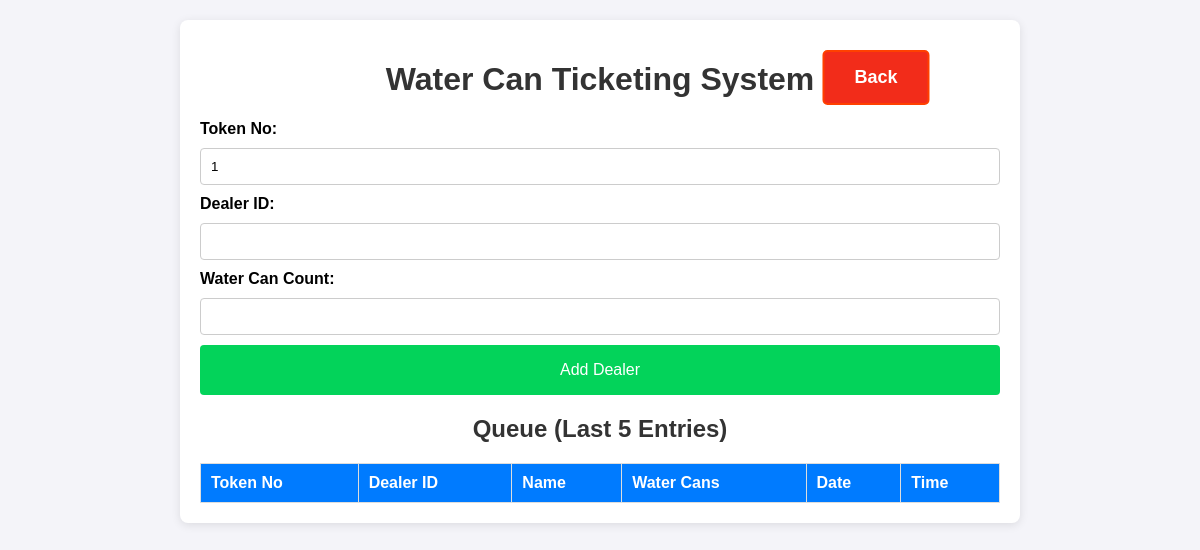
The page /data_entry on the database as committed earlier.
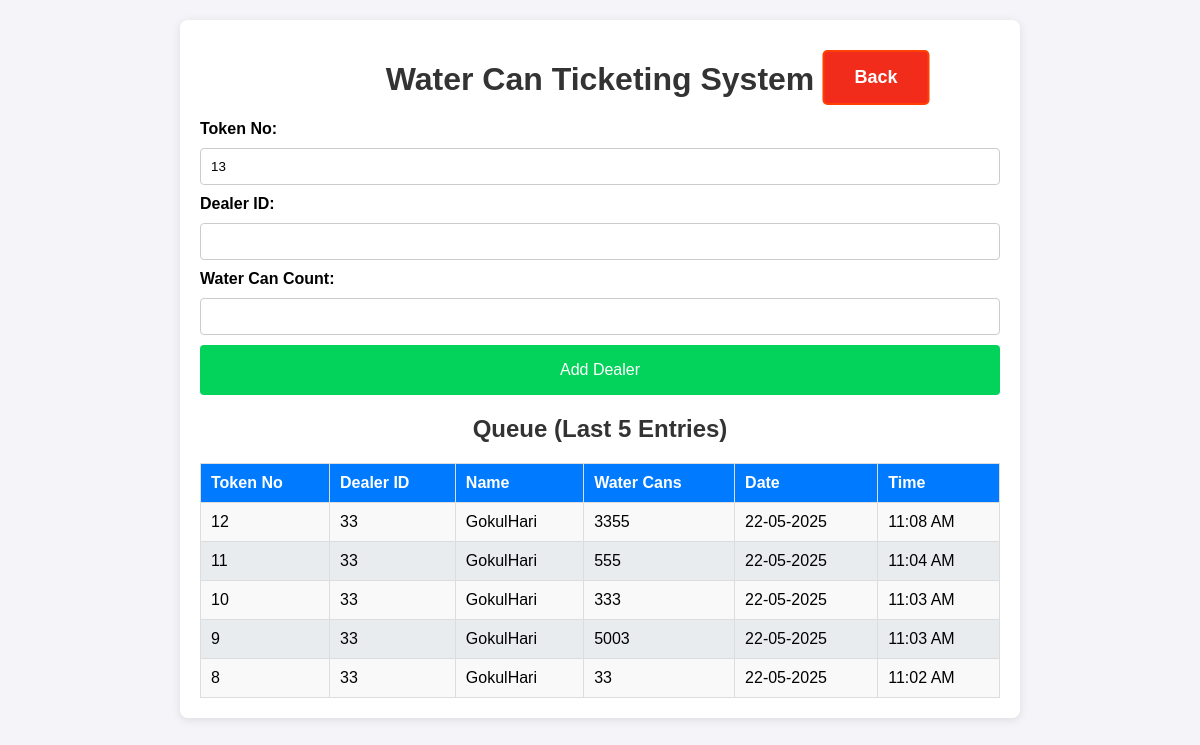
The same page on the database as committed later.
### app.py (models this page shows, shortened)
class Dealer_details(db.Model):
    id = db.Column(db.Integer, primary_key=True)
    dealer_id = db.Column(db.String(100), nullable=False, unique=True)
    name = db.Column(db.String(100), nullable=False)
    mobile = db.Column(db.String(15), nullable=False)
    address = db.Column(db.String(400), nullable=True)
    aadhaar_file = db.Column(db.String(400))  # Path to Aadhaar copy
    photo_file = db.Column(db.String(400))

class Dealer(db.Model):
    id = db.Column(db.Integer, primary_key=True)
    dealer_id = db.Column(db.String(100), nullable=False)
    water_can_count = db.Column(db.Integer, nullable=False)
    timestamp = db.Column(db.DateTime, default=datetime.now)
    token_id = db.Column(db.Integer, nullable=False)  # Daily resetting token ID
    @property
    def formatted_date(self):
        return self.timestamp.strftime("%d-%m-%Y")  # Format the date
    @property
    def formatted_time(self):
        return self.timestamp.strftime("%I:%M %p")  # Format the time in 12-hour format

### app.py (the view)
@app.route('/data_entry')
def data_entry(error_message=None):
    today = datetime.today().date()
    dealer_queue = db.session.query(Dealer, Dealer_details.name).outerjoin(Dealer_details, Dealer.dealer_id == Dealer_details.dealer_id).filter(func.date(Dealer.timestamp) == today).order_by(Dealer.timestamp.desc()).limit(5).all()
    token_no = get_next_token_id()
    return render_template('data_entry.html', queue=dealer_queue, token_no = token_no, error_message=error_message)

### app.py (called while the page is built)
def get_next_token_id():
    today = datetime.today().date()
    tokens_today = Dealer.query.with_entities(Dealer.token_id)\
        .filter(func.date(Dealer.timestamp) == today)\
        .order_by(Dealer.token_id.asc())\
        .all()
    token_ids = [token[0] for token in tokens_today]
    max_token_id = max(token_ids) if len(token_ids)>0 else 0
    for i in range(1, max_token_id + 2):
        if i not in token_ids:
            return i
    return 1

### templates/data_entry.html (shortened to what this page needs)
<!DOCTYPE html>
<html lang="en">
<head>
    <link rel="stylesheet" href="/static/styles.css">
</head>
<body>
    <div class="container">
        <h1>Water Can Ticketing System</h1>
        <form action="/add_dealer" method="POST" class="form">
            <label for="token_no">Token No:</label>
            <input type="text" id="token_no" name="token_no" value="{{token_no}}" required >
            <label for="dealer_id">Dealer ID:</label>
            <input type="text" id="dealer_id" name="dealer_id" required autofocus>
            <label for="water_can_count">Water Can Count:</label>
            <input type="number" id="water_can_count" name="water_can_count" required>
            <button type="submit" class="btn">Add Dealer</button>
        </form>
        <h2>Queue (Last 5 Entries)</h2>
        <table>
            <thead>
                <tr>
                    <th>Token No</th>
                    <th>Dealer ID</th>
                    <th>Name</th>
                    <th>Water Cans</th>
                    <th>Date</th>
                    <th>Time</th>
                </tr>
            </thead>
            <tbody>
                {% for dealer, dealer_name in queue %}
                <tr>
                    <td>{{ dealer.token_id }}</td>
                    <td>{{ dealer.dealer_id }}</td>
                    <td>{{ dealer_name }}</td>
                    <td>{{ dealer.water_can_count }}</td>
                    <td>{{ dealer.formatted_date }}</td>
                    <td>{{ dealer.formatted_time }}</td>
                </tr>
                {% endfor %}
            </tbody>
        </table>
    </div>
    <a href="/" class="back">Back</a>
</body>
</html>

### static/styles.css (style rules this page uses)
body { font-family: Arial, sans-serif; background-color: #f4f4f9; margin: 0; padding: 0; }
.container { max-width: 800px; margin: 20px auto; background: #fff; padding: 20px; border-radius: 8px; box-shadow: 0 2px 10px rgba(0, 0, 0, 0.1); }
h1, h2 { color: #333; text-align: center; }
.form { display: flex; flex-direction: column; gap: 10px; margin-bottom: 20px; }
.form label { font-weight: bold; }
.form input { padding: 10px; border: 1px solid #ccc; border-radius: 4px; }
.btn { background-color: #03d35a; color: #fff; border: none; padding: 10px; border-radius: 4px; cursor: pointer; font-size: medium; height: 50px; }
table { width: 100%; border-collapse: collapse; margin-top: 10px; }
h2 { text-align: center; margin-bottom: 20px; }
table th, table td { padding: 10px; border: 1px solid #ddd; text-align: left; }
table th { background-color: #007bff; color: white; }
table tbody tr:nth-child(odd) { background-color: #f9f9f9; }
table tbody tr:nth-child(even) { background-color: #e9ecef; }
a { display: inline-block; padding: 15px 30px; font-size: 18px; font-weight: bold; text-align: center; text-decoration: none; background-color: #007bff; color: white; border-radius: 5px; border: 2px solid #007bff; transition: all 0.3s ease; position: absolute; left: 50%; transform: translateX(-50%); transition: transform 0.2s, background-color 0.2s; }
.back { background-color: #f22c1a; border: 2px solid #ff4000; top: 50px; left: 73%; }

Rows that differ between the two databases and show on the page:
added Dealer_details: token_id "12", dealer_id "33", name "GokulHari", water_can_count "3355", formatted_date "22-05-2025", formatted_time "11:08 AM", token_id "11", water_can_count "555", formatted_time "11:04 AM", token_id "10", water_can_count "333", formatted_time "11:03 AM", token_id "9", water_can_count "5003", token_id "8", water_can_count "33", formatted_time "11:02 AM"
Other text that changed with them:
form field token_no: "1" → "13"
